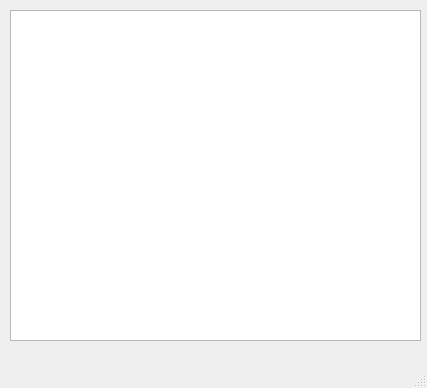
<?xml version="1.0" encoding="UTF-8"?>
<ui version="4.0">
 <class>MainWindow</class>
 <widget class="QMainWindow" name="MainWindow">
  <property name="geometry">
   <rect>
    <x>0</x>
    <y>0</y>
    <width>427</width>
    <height>388</height>
   </rect>
  </property>
  <property name="windowTitle">
   <string>MainWindow</string>
  </property>
  <widget class="QWidget" name="centralwidget">
   <widget class="QTableView" name="tableView">
    <property name="geometry">
     <rect>
      <x>10</x>
      <y>10</y>
      <width>411</width>
      <height>331</height>
     </rect>
    </property>
   </widget>
  </widget>
  <widget class="QMenuBar" name="menubar">
   <property name="geometry">
    <rect>
     <x>0</x>
     <y>0</y>
     <width>427</width>
     <height>21</height>
    </rect>
   </property>
  </widget>
  <widget class="QStatusBar" name="statusbar"/>
 </widget>
 <resources/>
 <connections/>
</ui>
